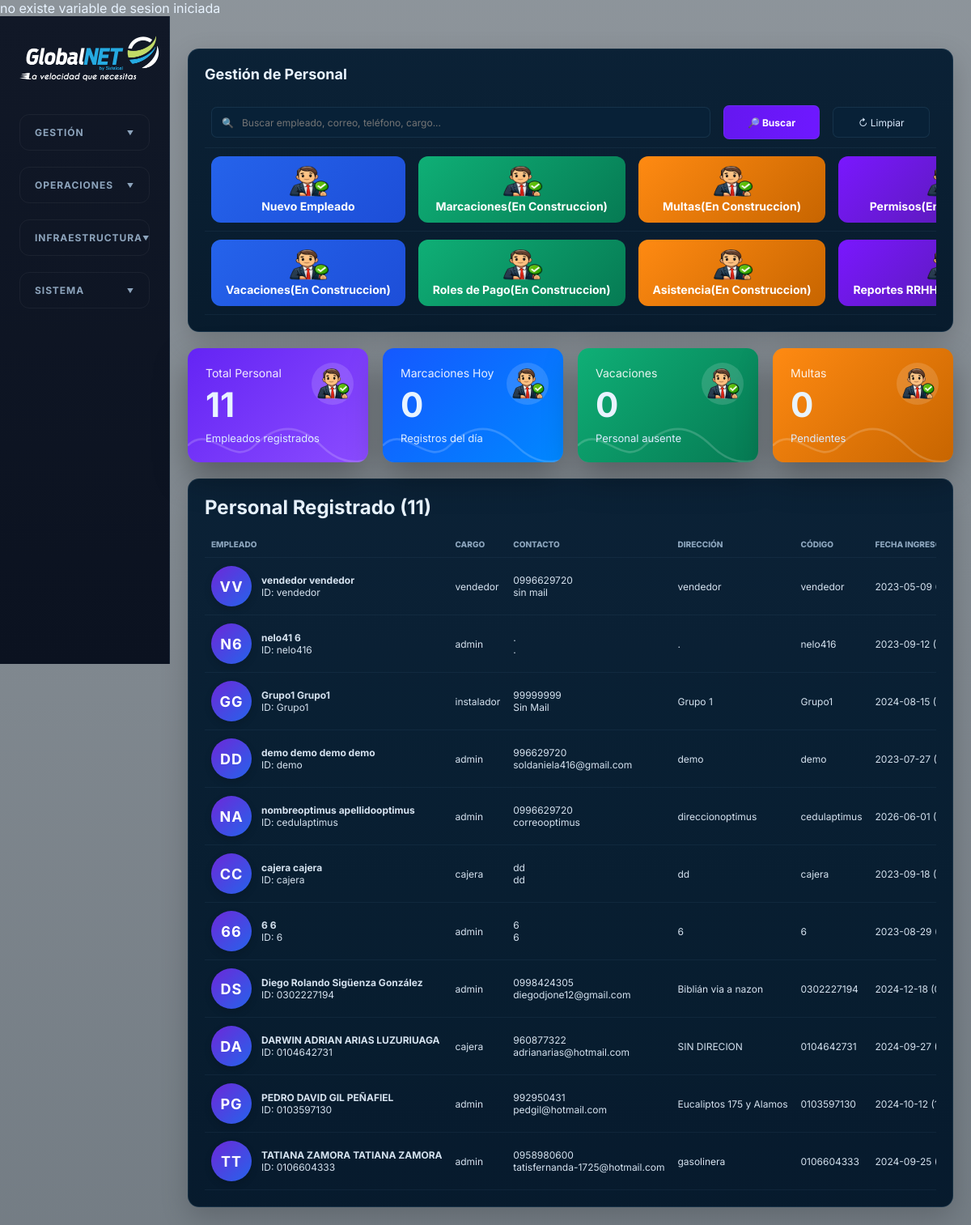
The page /personal/productos.php on the database its author committed.
### tables this page shows
CREATE TABLE `personal` (
  `id` varchar(255) NOT NULL DEFAULT 'Sin Asignar',
  `codigo` varchar(255) NOT NULL DEFAULT 'Sin Asignar',
  `nombres` varchar(255) NOT NULL DEFAULT 'Sin Asignar',
  `apellidos` varchar(255) NOT NULL DEFAULT 'Sin Asignar',
  `direccion` varchar(255) NOT NULL DEFAULT 'Sin Asignar',
  `telefono1` varchar(255) NOT NULL DEFAULT 'Sin Asignar',
  `telefono2` varchar(255) NOT NULL DEFAULT 'Sin Asignar',
  `mail` varchar(255) NOT NULL DEFAULT 'Sin Asignar',
  `fecha` varchar(255) NOT NULL DEFAULT 'Sin_Asignar',
  `foto` varchar(255) NOT NULL DEFAULT '../images/personal/silueta.jpg',
  `puesto` varchar(255) NOT NULL DEFAULT 'Sin_asignar',
  `idunico` int NOT NULL AUTO_INCREMENT,
  `serie` varchar(255) DEFAULT 'vacio',
  `caja` varchar(255) NOT NULL DEFAULT 'vacio',
  `uno` varchar(255) NOT NULL DEFAULT 'no',
  `dos` varchar(255) NOT NULL DEFAULT 'no',
  `tres` varchar(255) NOT NULL DEFAULT 'no',
  `cuatro` varchar(255) NOT NULL DEFAULT 'no',
  `cinco` varchar(255) NOT NULL DEFAULT 'no',
  `seis` varchar(255) NOT NULL DEFAULT 'no',
  `siete` varchar(255) NOT NULL DEFAULT 'no',
  `ocho` varchar(255) NOT NULL DEFAULT 'no',
  `nueve` varchar(255) NOT NULL DEFAULT 'no',
  `diez` varchar(255) NOT NULL DEFAULT 'no',
  `once` varchar(255) NOT NULL DEFAULT 'no',
  `doce` varchar(255) NOT NULL DEFAULT 'no',
  `trece` varchar(255) NOT NULL DEFAULT 'no',
  `catorce` varchar(255) NOT NULL DEFAULT 'no',
  `quince` varchar(255) NOT NULL DEFAULT 'no',
  `diezyseis` varchar(255) NOT NULL DEFAULT 'no',
  `diezysiete` varchar(255) NOT NULL DEFAULT 'no',
  `diezyocho` varchar(255) NOT NULL DEFAULT 'no',
  `diezynueve` varchar(255) NOT NULL DEFAULT 'no',
  `veinte` varchar(255) NOT NULL DEFAULT 'no',
  `veinteyuno` varchar(255) NOT NULL DEFAULT 'no',
  `veinteydos` varchar(255) NOT NULL DEFAULT 'no',
  `veinteytres` varchar(255) NOT NULL DEFAULT 'no',
  `veinteycuatro` varchar(255) NOT NULL DEFAULT 'no',
  `veinteycinco` varchar(255) NOT NULL DEFAULT 'no',
  `veinteyseis` varchar(255) NOT NULL DEFAULT 'no',
  `veinteysiete` varchar(255) NOT NULL DEFAULT 'no',
  `veinteyocho` varchar(255) NOT NULL DEFAULT 'no',
  `veinteynueve` varchar(255) NOT NULL DEFAULT 'no',
  `treinta` varchar(255) NOT NULL DEFAULT 'no',
  `treintayuno` varchar(255) NOT NULL DEFAULT 'no',
  `treintaydos` varchar(255) NOT NULL DEFAULT 'no',
  `treintaytres` varchar(255) NOT NULL DEFAULT 'no',
  `treintaycuatro` varchar(255) NOT NULL DEFAULT 'no',
  `treintaycinco` varchar(255) NOT NULL DEFAULT 'no',
  `treintayseis` varchar(255) NOT NULL DEFAULT 'no',
  `treintaysiete` varchar(255) NOT NULL DEFAULT 'no',
  `treintayocho` varchar(255) NOT NULL DEFAULT 'no',
  `treintaynueve` varchar(255) NOT NULL DEFAULT 'no',
  `cuarenta` varchar(255) NOT NULL DEFAULT 'no',
  `cuarentayuno` varchar(255) NOT NULL DEFAULT 'no',
  `cuarentaydos` varchar(10) NOT NULL DEFAULT 'no',
  `cuarentaytres` varchar(10) NOT NULL DEFAULT 'no',
  `cuarentaycuatro` varchar(10) NOT NULL DEFAULT 'no',
  `cuarentaycinco` varchar(10) NOT NULL DEFAULT 'no',
  `cuarentayseis` varchar(10) NOT NULL DEFAULT 'no',
  `cuarentaysiete` varchar(10) NOT NULL DEFAULT 'no',
  `cuarentayocho` varchar(10) NOT NULL DEFAULT 'no',
  `cuarentaynueve` varchar(10) NOT NULL DEFAULT 'no',
  `cincuenta` varchar(10) NOT NULL DEFAULT 'no',
  `cincuentayuno` varchar(10) NOT NULL DEFAULT 'no',
  `cincuentaydos` varchar(10) NOT NULL DEFAULT 'no',
  `cincuentaytres` varchar(10) NOT NULL DEFAULT 'no',
  `exportar` varchar(10) NOT NULL DEFAULT 'no',
  `usuario` varchar(255) DEFAULT '0',
  `contrasena` varchar(255) NOT NULL DEFAULT '0',
  `estado` varchar(255) NOT NULL DEFAULT 'activo',
  `cambiarprecio` varchar(10) NOT NULL DEFAULT 'no',
  PRIMARY KEY (`idunico`)
);

### personal/productos.php (the view, shortened to what this page needs)
<!DOCTYPE html>
<html lang="es">
<head>
<?php
require('../conectar.php');
	?>
  <link rel="stylesheet" href="../css/styles.css" />
</head>
<body>
  <div class="app-shell">
    <aside class="sidebar">
  <a class="brand" href="../resumen/index.php">
    <img src="../img/logo.png" width="186" height="69" alt="Nexus ISP"/>
  </a>
  <nav class="main-nav">
    <details class="menu-section">
      <summary class="menu-label">GESTIÓN</summary>
    </details>
    <details class="menu-section">
      <summary class="menu-label">OPERACIONES</summary>
    </details>
    <details class="menu-section">
      <summary class="menu-label">INFRAESTRUCTURA</summary>
    </details>
    <details class="menu-section">
      <summary class="menu-label">SISTEMA</summary>
    </details>
  </nav>
</aside>
    <main class="content">
      <?php
$sql_total="SELECT COUNT(*) total FROM personal";
$q_total=mysqli_query($conn,$sql_total);
$r_total=mysqli_fetch_assoc($q_total);
$total_personal=$r_total['total'] ?? 0;
$total_marcaciones_hoy=0;
$total_multas=0;
$total_vacaciones=0;
if(mysqli_num_rows(mysqli_query($conn,"SHOW TABLES LIKE 'multas'"))>0){
    $sql="
    SELECT COUNT(*) total
    FROM multas
    ";
    $q=mysqli_query($conn,$sql);
    $r=mysqli_fetch_assoc($q);
    $total_multas=$r['total'];
}
$buscar=isset($_GET['buscar'])
? mysqli_real_escape_string($conn,$_GET['buscar'])
: '';
$where=" WHERE 1=1 ";
$sql_personal="
SELECT *
FROM personal
$where
ORDER BY id DESC
";
$query_personal=mysqli_query($conn,$sql_personal);
$total_resultados=mysqli_num_rows($query_personal);
?>
<div class="isp-dashboard">
    <div class="isp-panel">
        <div class="isp-title">
            Gestión de Personal
        </div>
        <form method="GET">
            <table width="100%" border="0" cellspacing="10">
                <tr>
                    <td width="70%">
                        <div class="search" style="width:100%;">
                            🔍
                            <input
                                type="text"
                                name="buscar"
                                value="<?php echo htmlspecialchars($buscar); ?>"
                                placeholder="Buscar empleado, correo, teléfono, cargo..."
                            >
                        </div>
                    </td>
                    <td width="15%">
                        <button
                            type="submit"
                            class="primary boton-buscar"
                            style="width:100%;"
                        >
                            🔎 Buscar
                        </button>
                    </td>
                    <td width="15%">
                        <a href="index.php">
                            <button
                                type="button"
                                class="icon-text"
                                style="width:100%;"
                            >
                                ↻ Limpiar
                            </button>
                        </a>
                    </td>
                </tr>
            </table>
        </form>
        <div class="table-scroll">
            <table width="100%" border="0" cellspacing="10">
                <tr>
                    <td>
                        <a href="nuevo.php">
                            <button type="button" class="btn-action btn-edit" style="width:100%;">
                                <img src="../images/sistema/44.png" width="64" height="38" alt=""/><br>
                                Nuevo Empleado
                            </button>
                        </a>
                    </td>
                    <td>
                        <a href="marcaciones.php">
                            <button type="button" class="btn-action btn-contrato" style="width:100%;">
                                <img src="../images/sistema/44.png" width="64" height="38" alt=""/><br>
                                Marcaciones(En Construccion)
                            </button>
                        </a>
                    </td>
                    <td>
                        <a href="multas.php">
                            <button type="button" class="btn-action btn-proforma" style="width:100%;">
                                <img src="../images/sistema/44.png" width="64" height="38" alt=""/><br>
                                Multas(En Construccion)
                            </button>
                        </a>
                    </td>
                    <td>
                        <a href="permisos.php">
                            <button type="button" class="btn-action btn-general" style="width:100%;">
                                <img src="../images/sistema/44.png" width="64" height="38" alt=""/><br>
                                Permisos(En Construccion)
                            </button>
                        </a>
                    </td>
                </tr>
                <tr>
                    <td>
                        <a href="vacaciones.php">
                            <button type="button" class="btn-action btn-edit" style="width:100%;">
                                <img src="../images/sistema/44.png" width="64" height="38" alt=""/><br>
                                Vacaciones(En Construccion)
                            </button>
                        </a>
                    </td>
                    <td>
                        <a href="roles.php">
                            <button type="button" class="btn-action btn-contrato" style="width:100%;">
                                <img src="../images/sistema/44.png" width="64" height="38" alt=""/><br>
                                Roles de Pago(En Construccion)
                            </button>
                        </a>
                    </td>
                    <td>
                        <a href="asistencia.php">
                            <button type="button" class="btn-action btn-proforma" style="width:100%;">
                                <img src="../images/sistema/44.png" width="64" height="38" alt=""/><br>
                                Asistencia(En Construccion)
                            </button>
                        </a>
                    </td>
                    <td>
                        <a href="reportes.php">
                            <button type="button" class="btn-action btn-general" style="width:100%;">
                                <img src="../images/sistema/44.png" width="64" height="38" alt=""/><br>
                                Reportes RRHH(En Construccion)
                            </button>
                        </a>
                    </td>
                </tr>
            </table>
        </div>
    </div>
    <br>
    <div class="isp-cards">
        <div class="isp-card isp-purple">
            <div class="isp-card-icon"><img src="../images/sistema/44.png" width="64" height="38" alt=""/></div>
            <div class="isp-card-title">
                Total Personal
            </div>
            <div class="isp-card-value">
                <?php echo $total_personal; ?>
            </div>
            <div class="isp-card-footer">
                Empleados registrados
            </div>
        </div>
        <div class="isp-card isp-blue">
            <div class="isp-card-icon"><img src="../images/sistema/44.png" width="64" height="38" alt=""/></div>
            <div class="isp-card-title">
                Marcaciones Hoy
            </div>
            <div class="isp-card-value">
                <?php echo $total_marcaciones_hoy; ?>
            </div>
            <div class="isp-card-footer">
                Registros del día
            </div>
        </div>
        <div class="isp-card isp-green">
            <div class="isp-card-icon"><img src="../images/sistema/44.png" width="64" height="38" alt=""/></div>
            <div class="isp-card-title">
                Vacaciones
            </div>
            <div class="isp-card-value">
                <?php echo $total_vacaciones; ?>
            </div>
            <div class="isp-card-footer">
                Personal ausente
            </div>
        </div>
        <div class="isp-card isp-orange">
            <div class="isp-card-icon"><img src="../images/sistema/44.png" width="64" height="38" alt=""/></div>
            <div class="isp-card-title">
                Multas
            </div>
            <div class="isp-card-value">
                <?php echo $total_multas; ?>
            </div>
            <div class="isp-card-footer">
                Pendientes
            </div>
        </div>
    </div>
    <div class="isp-panel">
        <div class="panel-head">
            <h2>
                Personal Registrado
                (<?php echo $total_resultados; ?>)
            </h2>
        </div>
        <div class="table-scroll">
            <table>
                <thead>
                    <tr>
                        <th>Empleado</th>
                        <th>Cargo</th>
                        <th>Contacto</th>
                        <th>Dirección</th>
                        <th>Código</th>
                        <th>Fecha Ingreso</th>
                    </tr>
                </thead>
                <tbody>
                <?php while($row=mysqli_fetch_assoc($query_personal)){ ?>
                    <tr>
                        <td>
                            <div style="display:flex;align-items:center;gap:12px;">
                                <div class="avatar-cliente">
                                    <?php
                                    echo strtoupper(substr($row['nombres'],0,1)).
                                         strtoupper(substr($row['apellidos'],0,1));
                                    ?>
                                </div>
                                <div>
                                    <strong>
                                        <?php
                                        echo $row['nombres'].' '.$row['apellidos'];
                                        ?>
                                    </strong>
                                    <br>
                                    ID:
                                    <?php echo $row['id']; ?>
                                </div>
                            </div>
                        </td>
                        <td>
                            <?php echo $row['puesto']; ?>
                        </td>
                        <td>
                            <?php echo $row['telefono1']; ?>
                            <br>
                            <?php echo $row['mail']; ?>
                        </td>
                        <td>
                            <?php echo $row['direccion']; ?>
                        </td>
                        <td>
                            <?php echo $row['codigo']; ?>
                        </td>
                        <td>
                            <?php echo $row['fecha']; ?>
                        </td>
                    </tr>
                <?php } ?>
                </tbody>
            </table>
        </div>
    </div>
</div>
									</main>
  </div>
</body>
</html>

### personal/productos.php (style rules this page uses)
.menu-section summary { list-style: none; cursor: pointer; padding: 12px 20px; font-size: 0.75rem; color: var(--muted); font-weight: 800; letter-spacing: 0.1em; display: flex; justify-content: space-between; align-items: center; transition: color 0.3s; }
.menu-section summary::after { content: "chevron-down"; content: "▼"; font-size: 8px; transition: transform 0.4s cubic-bezier(0.4, 0, 0.2, 1); }
.sidebar { background:linear-gradient(180deg,#111827,#0b1220); }
.menu-section { border:1px solid rgba(255,255,255,.05);border-radius:12px;margin:8px;overflow:hidden;transition:.3s }
.menu-section summary { list-style:none;cursor:pointer;padding:14px 18px;font-weight:700;letter-spacing:.08em }
.menu-section summary::after { content:"▼";float:right;transition:.3s }

### rows shown on the page
personal: nombres "V", apellidos "V", nombres "vendedor", apellidos "vendedor", id "vendedor", puesto "vendedor", telefono1 "0996629720", mail "sin mail", direccion "vendedor", codigo "vendedor", fecha "2023-05-09…"
personal: nombres "N", apellidos "6", nombres "nelo41", id "nelo416", puesto "admin", telefono1 ".", mail ".", direccion ".", codigo "nelo416", fecha "2023-09-12…"
personal: nombres "G", apellidos "G", nombres "Grupo1", apellidos "Grupo1", id "Grupo1", puesto "instalador", telefono1 "99999999", mail "Sin Mail", direccion "Grupo 1", codigo "Grupo1", fecha "2024-08-15…"
personal: nombres "D", apellidos "D", nombres "demo demo", apellidos "demo demo", id "demo", puesto "admin", telefono1 "996629720", mail "soldaniela416@gmail.com", direccion "demo", codigo "demo", fecha "2023-07-27…"
personal: nombres "N", apellidos "A", nombres "nombreoptimus", apellidos "apellidooptimus", id "cedulaptimus", puesto "admin", telefono1 "0996629720", mail "correooptimus", direccion "direccionoptimus", codigo "cedulaptimus", fecha "2026-06-01…"
personal: nombres "C", apellidos "C", nombres "cajera", apellidos "cajera", id "cajera", puesto "cajera", telefono1 "dd", mail "dd", direccion "dd", codigo "cajera", fecha "2023-09-18…"
personal: nombres "6", apellidos "6", id "6", puesto "admin", telefono1 "6", mail "6", direccion "6", codigo "6", fecha "2023-08-29…"
personal: nombres "D", apellidos "S", nombres "Diego Rolando", apellidos "Sigüenza González", id "0302227194", puesto "admin", telefono1 "0998424305", mail "diegodjone12@gmail.com", direccion "Biblián via a nazon", codigo "0302227194", fecha "2024-12-18…"
personal: nombres "D", apellidos "A", nombres "DARWIN ADRIAN", apellidos "ARIAS LUZURIUAGA", id "0104642731", puesto "cajera", telefono1 "960877322", mail "adrianarias@hotmail.com", direccion "SIN DIRECION", codigo "0104642731", fecha "2024-09-27…"
personal: nombres "P", apellidos "G", nombres "PEDRO DAVID", apellidos "GIL PEÑAFIEL", id "0103597130", puesto "admin", telefono1 "992950431", mail "pedgil@hotmail.com", direccion "Eucaliptos 175 y Alamos", codigo "0103597130", fecha "2024-10-12…"
personal: nombres "T", apellidos "T", nombres "TATIANA ZAMORA", apellidos "TATIANA ZAMORA", id "0106604333", puesto "admin", telefono1 "0958980600", mail "tatisfernanda-1725@hotmail.com", direccion "gasolinera", codigo "0106604333", fecha "2024-09-25…"

### other values the page prints
$total_personal "11"
$total_marcaciones_hoy "0"
$total_vacaciones "0"
$total_multas "0"
$total_resultados "11"
